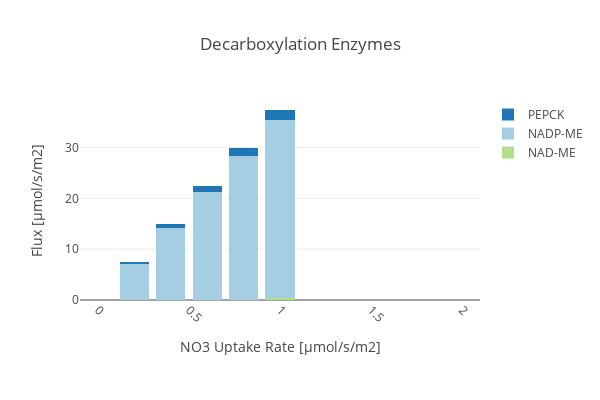

Notebook source saved alongside this figure:
### Code cell
create_bar_plot_rxn(D_fba, D_exp,
                    {'[B]_MalDH4_h': 'NADP-ME', '[B]_MalDH2_m': 'NAD-ME', '[B]_PEPC1_c': 'PEPCK'},
                    'Decarboxylation Enzymes', xaxis_title,
                    c=True, stacked = True, save_fig=save_fig)

### Figure 1 — Plotly figure (JSON) as saved in the notebook; plotly's stock layout.template omitted (floating-point values rounded to 4 significant figures)
{"data": [{"marker": {"color": "rgb(178,223,138)"}, "name": "NAD-ME", "type": "bar", "uid": "730a3512-047a-4150-949b-e29f2fb1ab24", "x": ["0.0", "0.2", "0.4", "0.6", "0.8", "1.0", "1.2", "1.4", "1.6", "1.8", "2.0"], "y": [0, 0.06103, 0.1221, 0.1831, 0.2441, 0.3052, 0, 0, 0, 0, 0]}, {"marker": {"color": "rgb(166,206,227)"}, "name": "NADP-ME", "type": "bar", "uid": "8a73e3f0-1c77-4fa6-9a0c-5424f533b861", "x": ["0.0", "0.2", "0.4", "0.6", "0.8", "1.0", "1.2", "1.4", "1.6", "1.8", "2.0"], "y": [0, 6.953, 14.01, 21.06, 28.11, 35.17, 0, 0, 0, 0, 0]}, {"marker": {"color": "rgb(31,120,180)"}, "name": "PEPCK", "type": "bar", "uid": "1c964c04-9f93-4e67-9242-7d2654fc6f36", "x": ["0.0", "0.2", "0.4", "0.6", "0.8", "1.0", "1.2", "1.4", "1.6", "1.8", "2.0"], "y": [0, 0.459, 0.8172, 1.175, 1.534, 1.892, 0, 0, 0, 0, 0]}], "layout": {"barmode": "stack", "height": 400, "margin": {"b": 100}, "title": {"text": "Decarboxylation Enzymes"}, "width": 600, "xaxis": {"tickangle": 45, "title": {"text": "NO3 Uptake Rate [µmol/s/m2]"}}, "yaxis": {"autorange": true, "title": {"text": "Flux [µmol/s/m2]"}}}}
